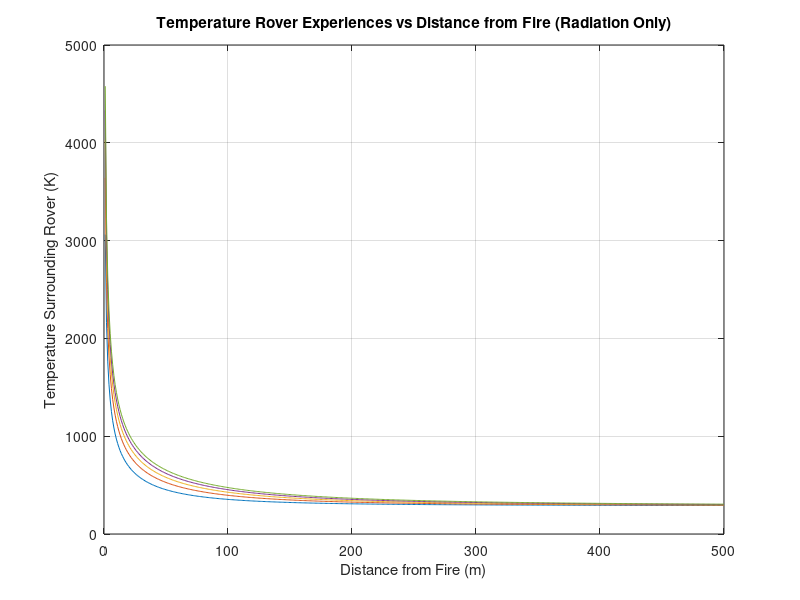

MATLAB code for this plot: (Note: this script raises an error after producing the figure.)
%% Thermal Model for ARGOS PDR

clc;
clear all;
close all;

%% givens

sigma = 5.67e-8; %W/m2K4, Stefan-Boltzmann's constant
As = 50; %m2, surface area of fire (100m long, 1m average height)
A_rover = 0.5*0.3; %m2, front side surface area of rover
Ts1 = 1073; %K, surface temp of fire
emiss = 0.393; %emissivity of fire
h_conv = 2; %W/m2K, convection coefficient, in between free and forced convection
T_surr = 1072.995:0.001:1073; %K, surrounding temp
k_air = 0.026; %W/mK thermal conductivity 
alpha = 0.2:0.2:1;
%iterate through different distances to fire

x = 1:1:500; %m

figure(1)
for i = 1:1:5

%% heat transfer equations
q_conv = h_conv*As*(Ts1-288.15);
q_rad = emiss*sigma*As*(Ts1^4 - 288.15^4);
%inverse square law
q_rover = q_rad./(x.^2);
T_rover = ((288.15)^4 + (alpha(i)*q_rover)./(emiss*sigma*A_rover)).^(1/4);
q_total = q_conv + q_rad;

%Ts2 = T_surr(i) - (q_total.*x)./(k_air*As);

%% plot
plot(x, T_rover);
grid on
title('Temperature Rover Experiences vs Distance from Fire (Radiation Only)');
xlabel('Distance from Fire (m)');
ylabel('Temperature Surrounding Rover (K)');
hold on
end
%add a line for temperature most commercial products can withstand
yline(343.15, '--r'); %70 deg C
yline(433.15, '--b'); % melting pt for acrylic, 160 degC (HERMES)
yline(933.15, '--g'); % melting pt of aluminum, 660 degC(DRIFT)
legend('Absorptivity = 0.2','Absorptivity = 0.4','Absorptivity = 0.6','Absorptivity = 0.8','Absorptivity = 1',...
    'Commercial Temperature Limit', 'Melting Point of Acrylic (HERMES Body)', 'Melting Point of Aluminum (DRIFT body)')


%% some sources
% Flame Radiation Review - emmisivity
% https://onlinelibrary.wiley.com/doi/pdf/10.1002/9781118903117.app1

%Utah Wildfire Facts - temp of fire
%https://nhmu.utah.edu/sites/default/files/attachments/Wildfire%20FAQs.pdf

%inverse square law
%http://cfbt-us.com/wordpress/?tag=heat-transfer#:~:text=It%20is%20the%20ratio%20of,body%20at%20the%20same%20temperature.&text=Electromagnetic%20radiation%20spreads%20out%20as,as%20illustrated%20in%20Figure%205).

% use later for determining larger surface area of a fire
%https://link.springer.com/referenceworkentry/10.1007%2F978-3-319-51727-8_54-1

